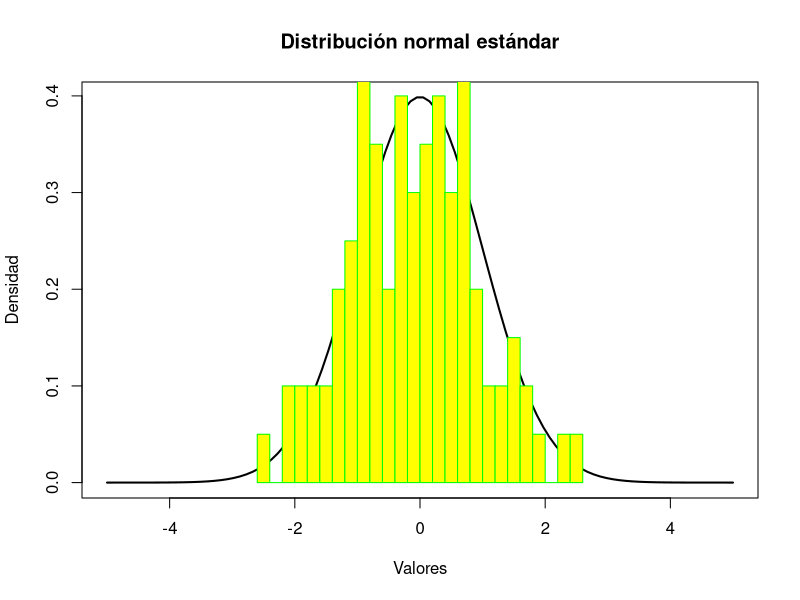
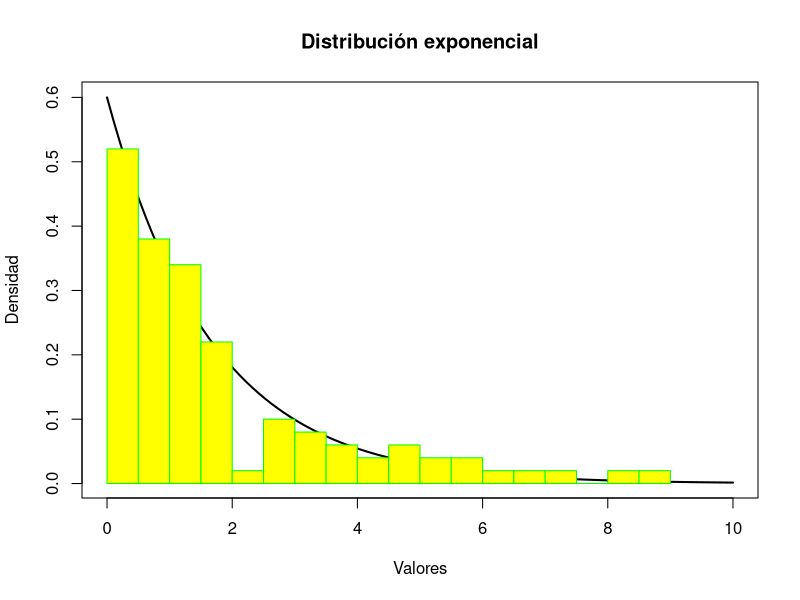
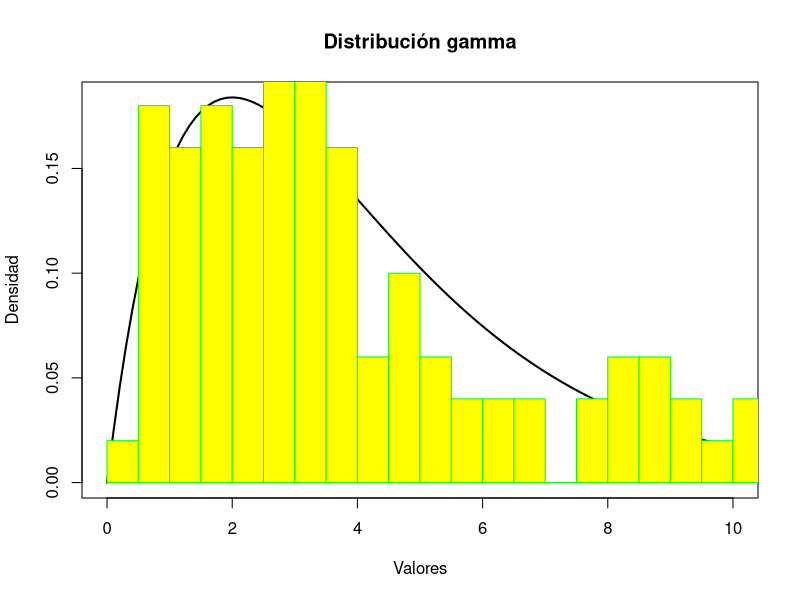
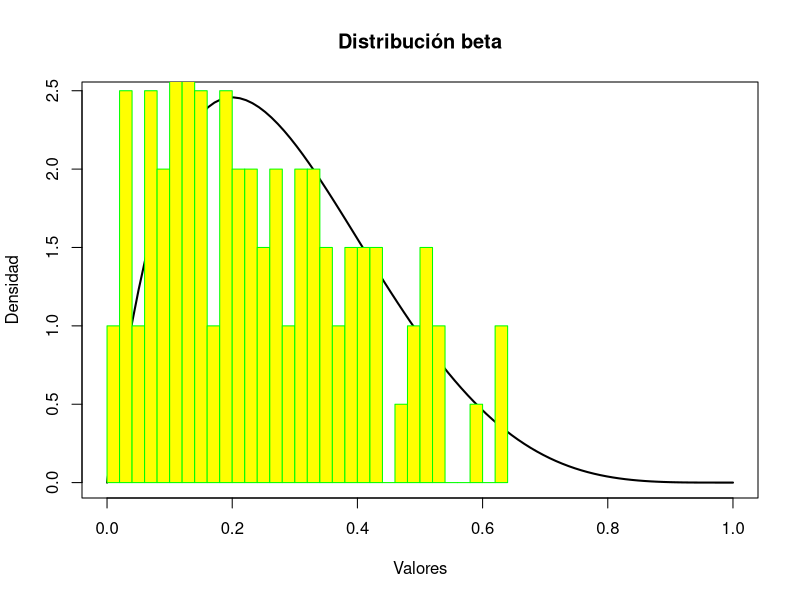
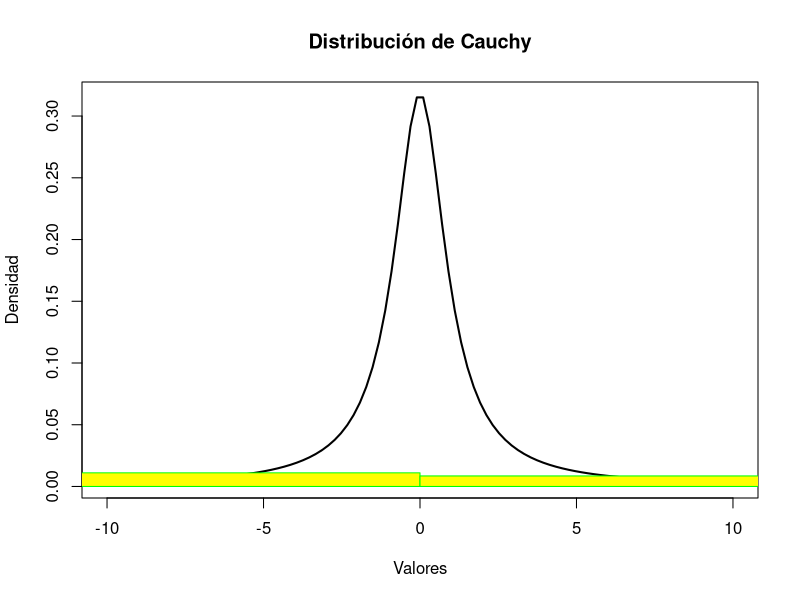
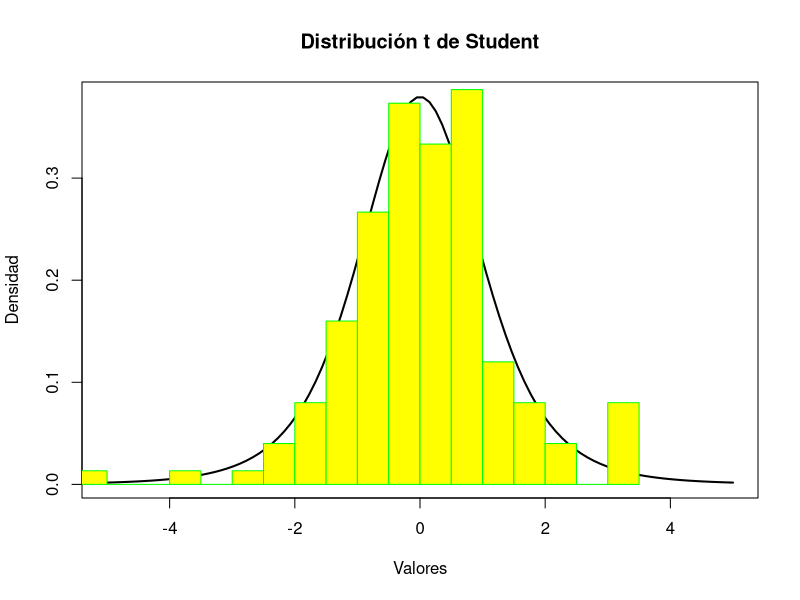
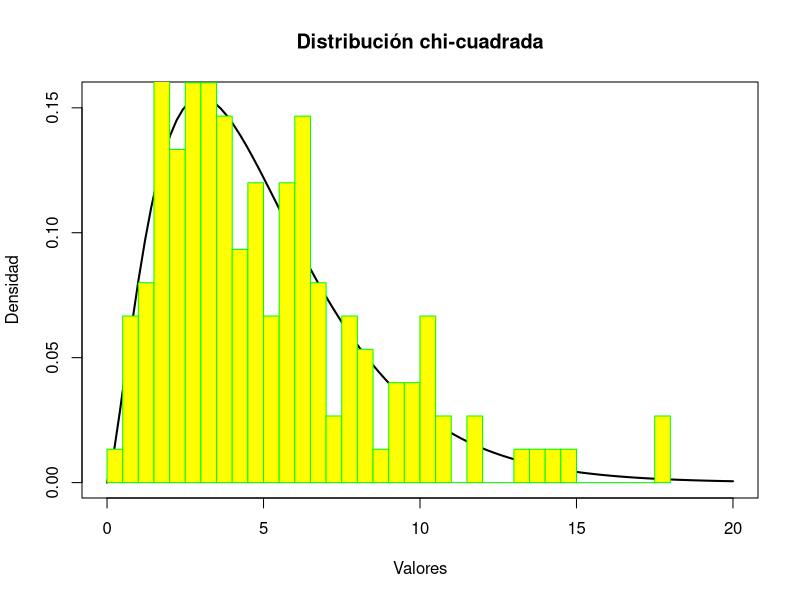
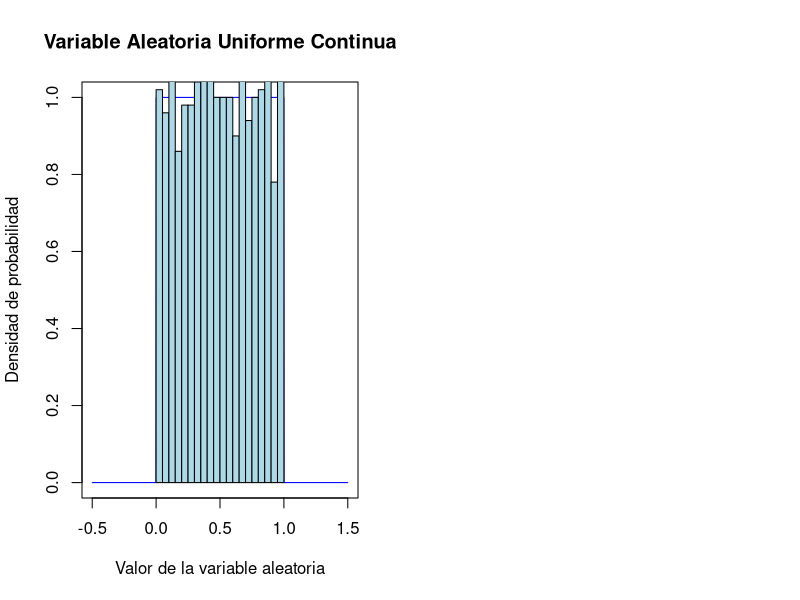

Write the R code that produced these figures, in order.
#Graficas de Distribuciones discretas y continuas. 

# << == >>  << == >>  << == >>  << == >>  << == >>  << == >>  << == >>  << == >>  << == >> 
# << == >>  << == >>  << == >>  << == >>  << == >>  << == >>  << == >>  << == >>  << == >> 
# Distribucion Normal
# << == >>  << == >>  << == >>  << == >>  << == >>  << == >>  << == >>  << == >>  << == >> 
numvar <- 100;  media <- 0;  varianza <- 1; a <- 5
# Generar datos aleatorios de una distribución normal
datos <- rnorm(numvar, mean = media, sd = varianza)
# Calcular la densidad de la distribución normal en un rango de valores
rango <- seq(-a, a, length.out = 100)
densidad <- dnorm(rango, mean = media, sd = varianza)
# Dibujar la gráfica de la distribución normal
plot(rango, densidad, type = "l", lwd = 2, 
     xlab = "Valores", ylab = "Densidad",
     main = "Distribución normal estándar")
# Agregar los datos aleatorios a la gráfica
hist(datos, breaks = 30, add = TRUE, col = "yellow",
     border= 'green',freq = FALSE)
# << == >>  << == >>  << == >>  << == >>  << == >>  << == >>  << == >>  << == >>  << == >> 
# Distribucion Exponencial
# << == >>  << == >>  << == >>  << == >>  << == >>  << == >>  << == >>  << == >>  << == >> 
lambda <- 0.6; ValMax <- 10;
rango <- seq(0, ValMax, length.out = 100)
datos <- rexp(numvar, lambda);
densidad <- dexp(rango, rate = lambda);
# Dibujar la gráfica de la distribución exponencial
plot(rango, densidad, type = "l", lwd = 2, 
     xlab = "Valores", ylab = "Densidad",
     main = "Distribución exponencial")
# Agregar los datos aleatorios a la gráfica
hist(datos, breaks = 30, col= "yellow", border="green",
     add=TRUE, freq = FALSE)
# << == >>  << == >>  << == >>  << == >>  << == >>  << == >>  << == >>  << == >>  << == >> 
# Distribucion Gamma
# << == >>  << == >>  << == >>  << == >>  << == >>  << == >>  << == >>  << == >>  << == >> 
a <- 2;  b <- 0.5
# Generar datos aleatorios de una distribución gamma
datos <- rgamma(numvar, shape = a, rate = b)
# Calcular la densidad de la distribución gamma en un rango de valores
rango <- seq(0, ValMax, length.out = 100)
densidad <- dgamma(rango, shape = a, rate = b)
# Dibujar la gráfica de la distribución gamma
plot(rango, densidad, type = "l", lwd = 2, 
     xlab = "Valores", ylab = "Densidad",
     main = "Distribución gamma")
# Agregar los datos aleatorios a la gráfica
hist(datos, breaks = 30, col= "yellow", border="green", 
     add=TRUE, freq = FALSE)
# << == >>  << == >>  << == >>  << == >>  << == >>  << == >>  << == >>  << == >>  << == >> 
# Distribución Beta
# << == >>  << == >>  << == >>  << == >>  << == >>  << == >>  << == >>  << == >>  << == >> 
c <- 5
datos <- rbeta(numvar, shape1 = a, shape2 = c)
# Calcular la densidad de la distribución beta en un rango de valores
rango <- seq(0, 1, length.out = 100)
densidad <- dbeta(rango, shape1 = a, shape2 = c)
# Dibujar la gráfica de la distribución beta
plot(rango, densidad, type = "l", lwd = 2, 
     xlab = "Valores", ylab = "Densidad",
     main = "Distribución beta")
# Agregar los datos aleatorios a la gráfica
hist(datos, breaks = 30, col= "yellow", border="green", 
     add=TRUE, freq = FALSE)
# << == >>  << == >>  << == >>  << == >>  << == >>  << == >>  << == >>  << == >>  << == >> 
# Distribucion Cauchy
# << == >>  << == >>  << == >>  << == >>  << == >>  << == >>  << == >>  << == >>  << == >> 
numvar <- 150; a = 0; b = 1; ValMax <- 10
# Generar datos aleatorios de una distribución de Cauchy
datos <- rcauchy(numvar, location = a, scale = b)
# Calcular la densidad de la distribución de Cauchy en un rango de valores
rango <- seq(-ValMax, ValMax, length.out = 100)
densidad <- dcauchy(rango, location = a, scale = b)
# Dibujar la gráfica de la distribución de Cauchy
plot(rango, densidad, type = "l", lwd = 2, 
     xlab = "Valores", ylab = "Densidad",
     main = "Distribución de Cauchy")
# Agregar los datos aleatorios a la gráfica
hist(datos, breaks = 30, col= "yellow", border="green",
     add=TRUE, freq = FALSE)
# << == >>  << == >>  << == >>  << == >>  << == >>  << == >>  << == >>  << == >>  << == >> 
# Distribucion T-Student
# << == >>  << == >>  << == >>  << == >>  << == >>  << == >>  << == >>  << == >>  << == >> 
# Generar datos aleatorios de una distribución t de Student
gl <- 5; datos <- rt(numvar, df = gl); ValMax <- 5
# Calcular la densidad de la distribución t de Student en un rango de valores
rango <- seq(-ValMax, ValMax, length.out = 100)
densidad <- dt(rango, df = gl)
# Dibujar la gráfica de la distribución t de Student
plot(rango, densidad, type = "l", lwd = 2, xlab = "Valores", ylab = "Densidad",
     main = "Distribución t de Student")
# Agregar los datos aleatorios a la gráfica
hist(datos, breaks = 30, col= "yellow", border="green", 
     add=TRUE, freq = FALSE)
# << == >>  << == >>  << == >>  << == >>  << == >>  << == >>  << == >>  << == >>  << == >> 
# Distribucion Chi-cuadrada
# << == >>  << == >>  << == >>  << == >>  << == >>  << == >>  << == >>  << == >>  << == >> 
gl - 5;  numvar <- 150; ValMax <- 20
# Generar datos aleatorios de una distribución chi-cuadrada
datos <- rchisq(numvar, df = gl)
# Calcular la densidad de la distribución chi-cuadrada en un rango de valores
rango <- seq(0, ValMax, length.out = 100)
densidad <- dchisq(rango, df = gl)
# Dibujar la gráfica de la distribución chi-cuadrada
plot(rango, densidad, type = "l", lwd = 2, 
     xlab = "Valores", ylab = "Densidad",
     main = "Distribución chi-cuadrada")
# Agregar los datos aleatorios a la gráfica
hist(datos, breaks = 30, col= "yellow", border="green",
     add=TRUE, freq = FALSE)
# Definir la función de densidad de probabilidad
pdf_unif <- function(x) {ifelse(x >= 0 & x <= 1, 1, 0)}
# Generar datos de la variable aleatoria uniforme continua
set.seed(123)  # establecer una semilla para la reproducibilidad
datos <- runif(1000, min = 0, max = 1)
# Graficar la función de densidad de probabilidad y el histograma
par(mfrow = c(1,2))  # mostrar dos gráficos en una fila
curve(pdf_unif, from = -0.5, to = 1.5, n = 1000, col = "blue",
      main = "Variable Aleatoria Uniforme Continua",
      xlab = "Valor de la variable aleatoria", ylab = "Densidad de probabilidad")
hist(datos, breaks = 20, col = "lightblue", freq = FALSE, add = TRUE)
# << == >>  << == >>  << == >>  << == >>  << == >>  << == >>  << == >>  << == >>  << == >> 
par(mfrow = c(1,1))  # volver a la configuración de gráficos predeterminada
# << == >>  << == >>  << == >>  << == >>  << == >>  << == >>  << == >>  << == >>  << == >> 
# Todas en una sola ventana
# << == >>  << == >>  << == >>  << == >>  << == >>  << == >>  << == >>  << == >>  << == >> 
# << == >>  << == >>  << == >>  << == >>  << == >>  << == >>  << == >>  << == >>  << == >> 
par(mfrow = c(3,3))
# Distribucion Normal
# << == >>  << == >>  << == >>  << == >>  << == >>  << == >>  << == >>  << == >>  << == >> 
numvar <- 100;  media <- 0;  varianza <- 1; a <- 5
# Generar datos aleatorios de una distribución normal
datos <- rnorm(numvar, mean = media, sd = varianza)
# Calcular la densidad de la distribución normal en un rango de valores
rango <- seq(-a, a, length.out = 100)
densidad <- dnorm(rango, mean = media, sd = varianza)
# Dibujar la gráfica de la distribución normal
plot(rango, densidad, type = "l", lwd = 2, 
     xlab = "Valores", ylab = "Densidad",
     main = "Distribución normal estándar")
# Agregar los datos aleatorios a la gráfica
hist(datos, breaks = 30, add = TRUE, col = "yellow",
     border= 'green',freq = FALSE)
# << == >>  << == >>  << == >>  << == >>  << == >>  << == >>  << == >>  << == >>  << == >> 
# Distribucion Exponencial
# << == >>  << == >>  << == >>  << == >>  << == >>  << == >>  << == >>  << == >>  << == >> 
lambda <- 0.6; ValMax <- 10;
rango <- seq(0, ValMax, length.out = 100)
datos <- rexp(numvar, lambda);
densidad <- dexp(rango, rate = lambda);
# Dibujar la gráfica de la distribución exponencial
plot(rango, densidad, type = "l", lwd = 2, 
     xlab = "Valores", ylab = "Densidad",
     main = "Distribución exponencial")
# Agregar los datos aleatorios a la gráfica
hist(datos, breaks = 30, col= "yellow", border="green",
     add=TRUE, freq = FALSE)
# << == >>  << == >>  << == >>  << == >>  << == >>  << == >>  << == >>  << == >>  << == >> 
# Distribucion Gamma
# << == >>  << == >>  << == >>  << == >>  << == >>  << == >>  << == >>  << == >>  << == >> 
a <- 2;  b <- 0.5
# Generar datos aleatorios de una distribución gamma
datos <- rgamma(numvar, shape = a, rate = b)
# Calcular la densidad de la distribución gamma en un rango de valores
rango <- seq(0, ValMax, length.out = 100)
densidad <- dgamma(rango, shape = a, rate = b)
# Dibujar la gráfica de la distribución gamma
plot(rango, densidad, type = "l", lwd = 2, 
     xlab = "Valores", ylab = "Densidad",
     main = "Distribución gamma")
# Agregar los datos aleatorios a la gráfica
hist(datos, breaks = 30, col= "yellow", border="green", 
     add=TRUE, freq = FALSE)
# << == >>  << == >>  << == >>  << == >>  << == >>  << == >>  << == >>  << == >>  << == >> 
# Distribución Beta
# << == >>  << == >>  << == >>  << == >>  << == >>  << == >>  << == >>  << == >>  << == >> 
c <- 5
datos <- rbeta(numvar, shape1 = a, shape2 = c)
# Calcular la densidad de la distribución beta en un rango de valores
rango <- seq(0, 1, length.out = 100)
densidad <- dbeta(rango, shape1 = a, shape2 = c)
# Dibujar la gráfica de la distribución beta
plot(rango, densidad, type = "l", lwd = 2, 
     xlab = "Valores", ylab = "Densidad",
     main = "Distribución beta")
# Agregar los datos aleatorios a la gráfica
hist(datos, breaks = 30, col= "yellow", border="green", 
     add=TRUE, freq = FALSE)
# << == >>  << == >>  << == >>  << == >>  << == >>  << == >>  << == >>  << == >>  << == >> 
# Distribucion Cauchy
# << == >>  << == >>  << == >>  << == >>  << == >>  << == >>  << == >>  << == >>  << == >> 
numvar <- 150; a = 0; b = 1; ValMax <- 10
# Generar datos aleatorios de una distribución de Cauchy
datos <- rcauchy(numvar, location = a, scale = b)
# Calcular la densidad de la distribución de Cauchy en un rango de valores
rango <- seq(-ValMax, ValMax, length.out = 100)
densidad <- dcauchy(rango, location = a, scale = b)
# Dibujar la gráfica de la distribución de Cauchy
plot(rango, densidad, type = "l", lwd = 2, 
     xlab = "Valores", ylab = "Densidad",
     main = "Distribución de Cauchy")
# Agregar los datos aleatorios a la gráfica
hist(datos, breaks = 30, col= "yellow", border="green",
     add=TRUE, freq = FALSE)
# << == >>  << == >>  << == >>  << == >>  << == >>  << == >>  << == >>  << == >>  << == >> 
# Distribucion T-Student
# << == >>  << == >>  << == >>  << == >>  << == >>  << == >>  << == >>  << == >>  << == >> 
# Generar datos aleatorios de una distribución t de Student
gl <- 5; datos <- rt(numvar, df = gl); ValMax <- 5
# Calcular la densidad de la distribución t de Student en un rango de valores
rango <- seq(-ValMax, ValMax, length.out = 100)
densidad <- dt(rango, df = gl)
# Dibujar la gráfica de la distribución t de Student
plot(rango, densidad, type = "l", lwd = 2, xlab = "Valores", ylab = "Densidad",
     main = "Distribución t de Student")
# Agregar los datos aleatorios a la gráfica
hist(datos, breaks = 30, col= "yellow", border="green", 
     add=TRUE, freq = FALSE)
# << == >>  << == >>  << == >>  << == >>  << == >>  << == >>  << == >>  << == >>  << == >> 
# Distribucion Chi-cuadrada
# << == >>  << == >>  << == >>  << == >>  << == >>  << == >>  << == >>  << == >>  << == >> 
gl - 5;  numvar <- 150; ValMax <- 20
# Generar datos aleatorios de una distribución chi-cuadrada
datos <- rchisq(numvar, df = gl)
# Calcular la densidad de la distribución chi-cuadrada en un rango de valores
rango <- seq(0, ValMax, length.out = 100)
densidad <- dchisq(rango, df = gl)
# Dibujar la gráfica de la distribución chi-cuadrada
plot(rango, densidad, type = "l", lwd = 2, 
     xlab = "Valores", ylab = "Densidad",
     main = "Distribución chi-cuadrada")
# Agregar los datos aleatorios a la gráfica
hist(datos, breaks = 30, col= "yellow", border="green",
     add=TRUE, freq = FALSE)
# Definir la función de densidad de probabilidad
pdf_unif <- function(x) {ifelse(x >= 0 & x <= 1, 1, 0)}
# Generar datos de la variable aleatoria uniforme continua
set.seed(123)  # establecer una semilla para la reproducibilidad
datos <- runif(1000, min = 0, max = 1)
# Graficar la función de densidad de probabilidad y el histograma
#par(mfrow = c(1,2))  # mostrar dos gráficos en una fila
curve(pdf_unif, from = -0.5, to = 1.5, n = 1000, col = "blue",
      main = "Variable Aleatoria Uniforme Continua",
      xlab = "Valor de la variable aleatoria", ylab = "Densidad de probabilidad")
hist(datos, breaks = 20, col = "lightblue", freq = FALSE, add = TRUE)
# << == >>  << == >>  << == >>  << == >>  << == >>  << == >>  << == >>  << == >>  << == >> 
# << == >>  << == >>  << == >>  << == >>  << == >>  << == >>  << == >>  << == >>  << == >> 
# Distribuciones Discretas
# << == >>  << == >>  << == >>  << == >>  << == >>  << == >>  << == >>  << == >>  << == >> 
# << == >>  << == >>  << == >>  << == >>  << == >>  << == >>  << == >>  << == >>  << == >> 
# Calcular la distribución binomial
n <- 10; p <- 0.5; x <- 0:n  # valores posibles de éxitos
prob <- dbinom(x, size = n, prob = p)  # probabilidad de cada valor de x
# Graficar la distribución binomial
barplot(prob, names.arg = x, col = "lightblue",
        main = "Distribución Binomial", xlab = "Número de éxitos",
        ylab = "Probabilidad")
# Calcular la distribución binomial y la distribución teórica
n <- 20; p <- 0.3; x <- 0:n  # valores posibles de éxitos
prob <- dbinom(x, size = n, prob = p)  # probabilidad de cada valor de x
mu <- n * p  # media de la distribución binomial
sigma <- sqrt(n * p * (1 - p))  # desviación estándar de la distribución binomial
x_teoria <- seq(0, n, length.out = 100)  # valores de x para la distribución teórica
prob_teoria <- dnorm(x_teoria, mean = mu, sd = sigma)  # probabilidad de cada valor de x_teoria
# según la distribución normal
# Graficar la distribución binomial y la distribución teórica
barplot(prob, names.arg = x, col = "lightblue",
        main = "Distribución Binomial vs. Distribución Normal",
        xlab = "Número de éxitos", ylab = "Probabilidad")
lines(x_teoria, prob_teoria, col = "red", lwd = 2)
# Calcular la distribución geométrica y la distribución teórica
p <- 0.3; x <- 0:10  # valores posibles de ensayos antes del primer éxito
prob <- dgeom(x, prob = p)  # probabilidad de cada valor de x
x_teoria <- seq(0, 10, length.out = 100)  # valores de x para la distribución teórica
prob_teoria <- dgeom(x_teoria, prob = p)  # probabilidad de cada valor de x_teoria según 
# la distribución geométrica
# Graficar la distribución geométrica y la distribución teórica
barplot(prob, names.arg = x, col = "lightblue",
        main = "Distribución Geométrica vs. Distribución Teórica",
        xlab = "Número de ensayos antes del primer éxito", ylab = "Probabilidad")
points(x_teoria, prob_teoria, col = "red", pch = 19)
# Generar una muestra aleatoria de una variable geométrica
set.seed(123)  # fijar la semilla para reproducibilidad
p <- 0.3; n <- 1000; muestra <- rgeom(n, prob = p)
# Calcular la distribución teórica geométrica
x_teoria <- 0:10  # valores posibles de la variable aleatoria
prob_teoria <- dgeom(x_teoria, prob = p)  # probabilidad de cada valor de x_teoria según 
# la distribución geométrica
# Graficar el histograma y la distribución teórica
hist(muestra, prob = TRUE, col = "lightblue",
     main = "Variable Aleatoria Geométrica vs. Distribución Teórica",
     xlab = "Valor de la variable aleatoria", ylab = "Densidad")
lines(x_teoria, prob_teoria, col = "red")
# Calcular la distribución teórica Poisson
lambda <- 2  # parámetro lambda de la distribución Poisson
x_teoria <- 0:10  # valores posibles de la variable aleatoria
prob_teoria <- dpois(x_teoria, lambda)  # probabilidad de cada valor de x_teoria según 
# la distribución Poisson
# Graficar el diagrama de barras y la distribución teórica
barplot(prob_teoria, names.arg = x_teoria, col = "lightblue",
        main = "Distribución Poisson vs. Distribución Teórica",
        xlab = "Valor de la variable aleatoria", ylab = "Probabilidad")
lines(x_teoria, prob_teoria, col = "red")
# Definir los valores posibles de la variable aleatoria y sus probabilidades
x <- 1:5  # valores posibles de la variable aleatoria
prob <- rep(1/5, 5)  # probabilidad igual para cada valor
# Graficar el diagrama de barras
barplot(prob, names.arg = x, col = "lightblue",
        main = "Variable Aleatoria Uniforme Discreta",
        xlab = "Valor de la variable aleatoria", ylab = "Probabilidad")
# << == >>  << == >>  << == >>  << == >>  << == >>  << == >>  << == >>  << == >>  << == >> 
# Todas en una sola ventana
par(mfrow = c(2,3))
# Calcular la distribución binomial
n <- 10; p <- 0.5; x <- 0:n  # valores posibles de éxitos
prob <- dbinom(x, size = n, prob = p)  # probabilidad de cada valor de x
# Graficar la distribución binomial
barplot(prob, names.arg = x, col = "lightblue",
        main = "Distribución Binomial", xlab = "Número de éxitos",
        ylab = "Probabilidad")
# Calcular la distribución binomial y la distribución teórica
n <- 20; p <- 0.3; x <- 0:n  # valores posibles de éxitos
prob <- dbinom(x, size = n, prob = p)  # probabilidad de cada valor de x
mu <- n * p  # media de la distribución binomial
sigma <- sqrt(n * p * (1 - p))  # desviación estándar de la distribución binomial
x_teoria <- seq(0, n, length.out = 100)  # valores de x para la distribución teórica
prob_teoria <- dnorm(x_teoria, mean = mu, sd = sigma)  # probabilidad de cada valor de x_teoria 
#según la distribución normal
# Graficar la distribución binomial y la distribución teórica
barplot(prob, names.arg = x, col = "lightblue",
        main = "Distribución Binomial vs. Distribución Normal",
        xlab = "Número de éxitos", ylab = "Probabilidad")
lines(x_teoria, prob_teoria, col = "red", lwd = 2)
# Calcular la distribución geométrica y la distribución teórica
p <- 0.3; x <- 0:10  # valores posibles de ensayos antes del primer éxito
prob <- dgeom(x, prob = p)  # probabilidad de cada valor de x
x_teoria <- seq(0, 10, length.out = 100)  # valores de x para la distribución teórica
prob_teoria <- dgeom(x_teoria, prob = p)  # probabilidad de cada valor de x_teoria según la 
#distribución geométrica
# Graficar la distribución geométrica y la distribución teórica
barplot(prob, names.arg = x, col = "lightblue",
        main = "Distribución Geométrica vs. Distribución Teórica",
        xlab = "Número de ensayos antes del primer éxito", ylab = "Probabilidad")
points(x_teoria, prob_teoria, col = "red", pch = 19)
# Generar una muestra aleatoria de una variable geométrica
set.seed(123)  # fijar la semilla para reproducibilidad
p <- 0.3; n <- 1000; muestra <- rgeom(n, prob = p)
# Calcular la distribución teórica geométrica
x_teoria <- 0:10  # valores posibles de la variable aleatoria
prob_teoria <- dgeom(x_teoria, prob = p)  # probabilidad de cada valor de x_teoria según la 
#distribución geométrica
# Graficar el histograma y la distribución teórica
hist(muestra, prob = TRUE, col = "lightblue",
     main = "Variable Aleatoria Geométrica vs. Distribución Teórica",
     xlab = "Valor de la variable aleatoria", ylab = "Densidad")
lines(x_teoria, prob_teoria, col = "red")
# Calcular la distribución teórica Poisson
lambda <- 2  # parámetro lambda de la distribución Poisson
x_teoria <- 0:10  # valores posibles de la variable aleatoria
prob_teoria <- dpois(x_teoria, lambda)  # probabilidad de cada valor de x_teoria según la 
#distribución Poisson
# Graficar el diagrama de barras y la distribución teórica
barplot(prob_teoria, names.arg = x_teoria, col = "lightblue",
        main = "Distribución Poisson vs. Distribución Teórica",
        xlab = "Valor de la variable aleatoria", ylab = "Probabilidad")
lines(x_teoria, prob_teoria, col = "red")
# Definir los valores posibles de la variable aleatoria y sus probabilidades
x <- 1:5  # valores posibles de la variable aleatoria
prob <- rep(1/5, 5)  # probabilidad igual para cada valor
# Graficar el diagrama de barras
barplot(prob, names.arg = x, col = "lightblue",
        main = "Variable Aleatoria Uniforme Discreta",
        xlab = "Valor de la variable aleatoria", ylab = "Probabilidad")
# << == >>  << == >>  << == >>  << == >>  << == >>  << == >>  << == >>  << == >>  << == >> 